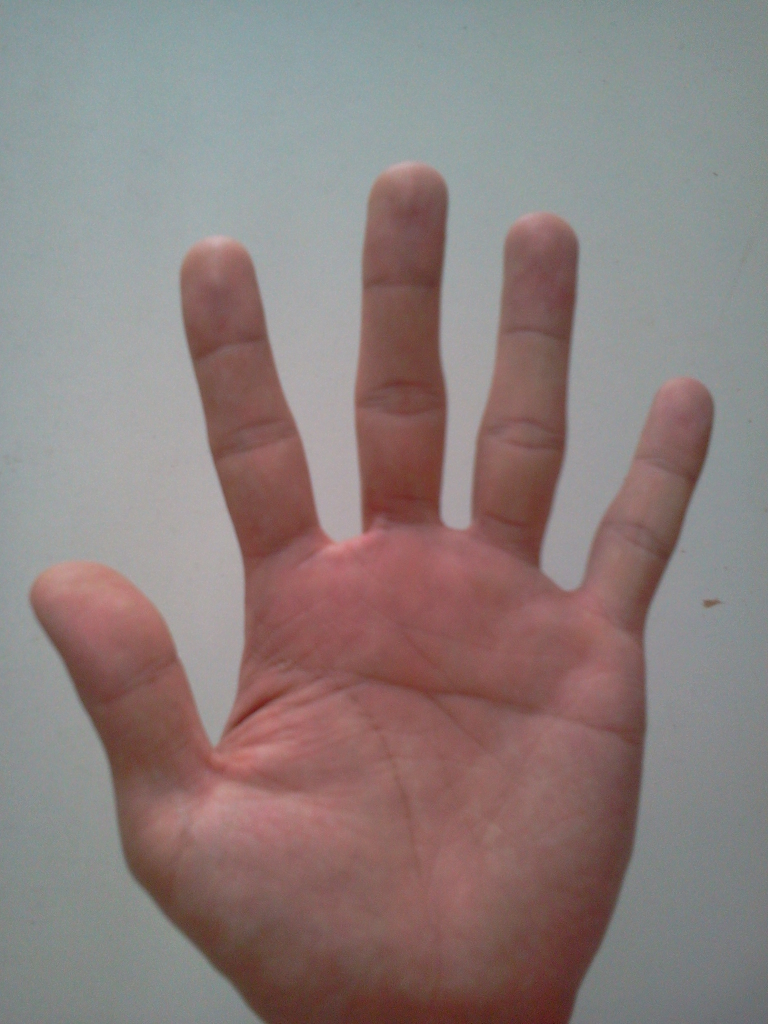
#> input picture recognize/cutout/cutout/hand.jpg, 1536 x 2048 px (shown at 1/2 size)
$ python process_palm.py --image hand.jpg   (older library calls are emulated)
#> lines starting #> are read from the running program, lines starting #| are printed output that depends on the picture; after the words box and inside, x2 and y2 are one past the last pixel; in counts of white or black regions, pixels touching at a corner belong together; long printed decimals are rounded
#> in main, img is the input picture: shape (2048, 1536, 3); mean B, G, R 125.1, 126.8, 140.4
#-*-coding:utf-8-*-
import cv2, imutils as im, argparse
import numpy as np
import math

def process_image(img):
    CORRECTION_NEEDED = False
    # Define lower and upper bounds of skin areas in YCrCb colour space.
    lower = np.array([0, 139, 60], np.uint8)
    upper = np.array([255, 180, 127], np.uint8)
    # convert img into 300*x large
    r = 300.0 / img.shape[1]
#> r = 0.195
    print(r)
#| 0.1953
    dim = (300, int(img.shape[0] * r))
#> dim = (300, 400)
    #img = cv2.resize(img, dim, interpolation=cv2.INTER_AREA)
    original = img.copy()

    # Extract skin areas from the image and apply thresholding
    ycrcb = cv2.cvtColor(img, cv2.COLOR_BGR2YCR_CB)
#> ycrcb: shape (2048, 1536, 3); mean of channels 0, 1, 2 130.6, 135, 124.9

    mask = cv2.inRange(ycrcb, lower, upper)
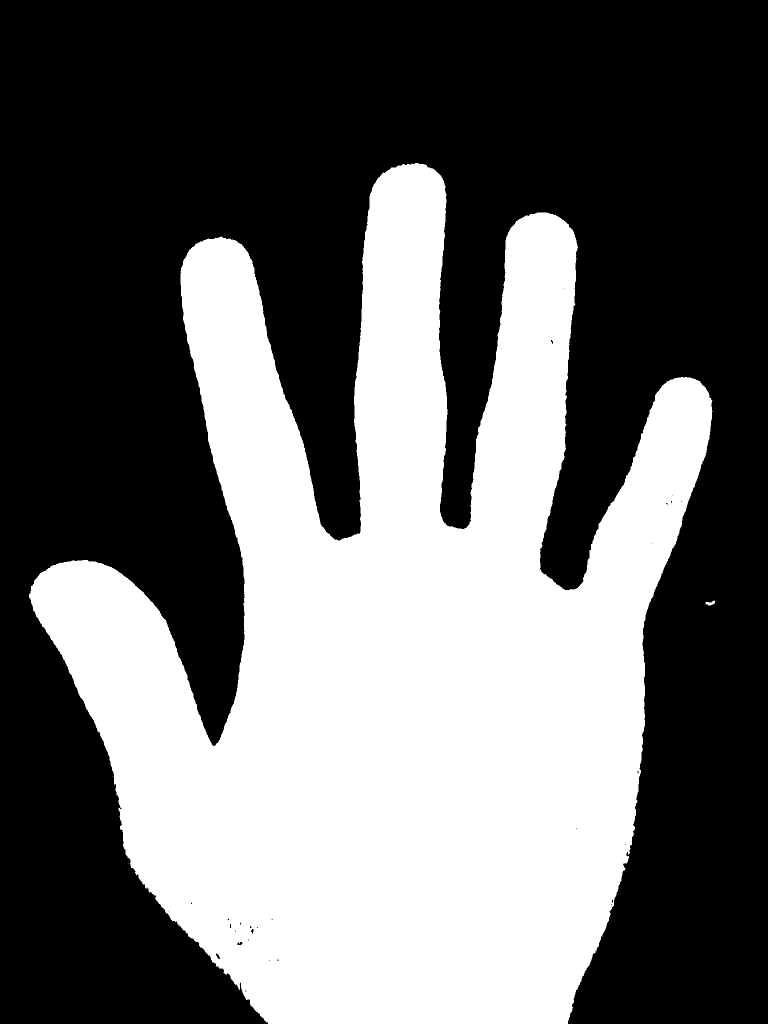
#> mask: shape (2048, 1536) (shown at 1/2 size); 40.7% white; 3 white regions (1 under 20 px)
    skin = cv2.bitwise_and(ycrcb, ycrcb, mask=mask)
#> skin: shape (2048, 1536, 3); mean of channels 0, 1, 2 41.4, 60.9, 48.2
    _, black_and_white = cv2.threshold(mask, 127, 255, 0)

    # Find contours from the thresholded image
    _, contours, _ = cv2.findContours(black_and_white, cv2.RETR_TREE, cv2.CHAIN_APPROX_SIMPLE)
#> contours = 32 contours, 25 with area under 20; largest, box (x1, y1, x2, y2) and area: (58, 326, 1425, 2048) 1275364, (1411, 1201, 1430, 1211) 88, (474, 1883, 486, 1891) 60, (431, 1906, 441, 1919) 59, (501, 1857, 508, 1869) 42, (1101, 679, 1107, 689) 28, (459, 1847, 463, 1857) 25

    # Get the maximum contour. It is usually the hand.
    length = len(contours)
#> length = 32
    maxArea = -1
    final_Contour = np.zeros(img.shape, np.uint8)
    # print(final_Contour)
    if length > 0:
        for i in range(length):
            temp = contours[i]
            area = cv2.contourArea(temp)
            if area > maxArea:
                maxArea = area
                ci = i
#> this loop made 32 passes
#> (area, maxArea) on passes 2 to 3: (88, 88), (1275364.5, 1275364.5)
#> area on passes 7, 8, 11, 14, 31: 59, 60, 41.5, 25, 28.5
#> after the loop, ci = 2; maxArea = 1275364.5
        largest_contour = contours[ci]
#> largest_contour = contour of 3834 points, box (x1, y1, x2, y2) (58, 326, 1425, 2048), area 1275364

    # print(largest_contour)
    # Draw it on the image, in case you need to see the ellipse.
    cv2.drawContours(final_Contour, [largest_contour], 0, (0, 255, 0), 2)
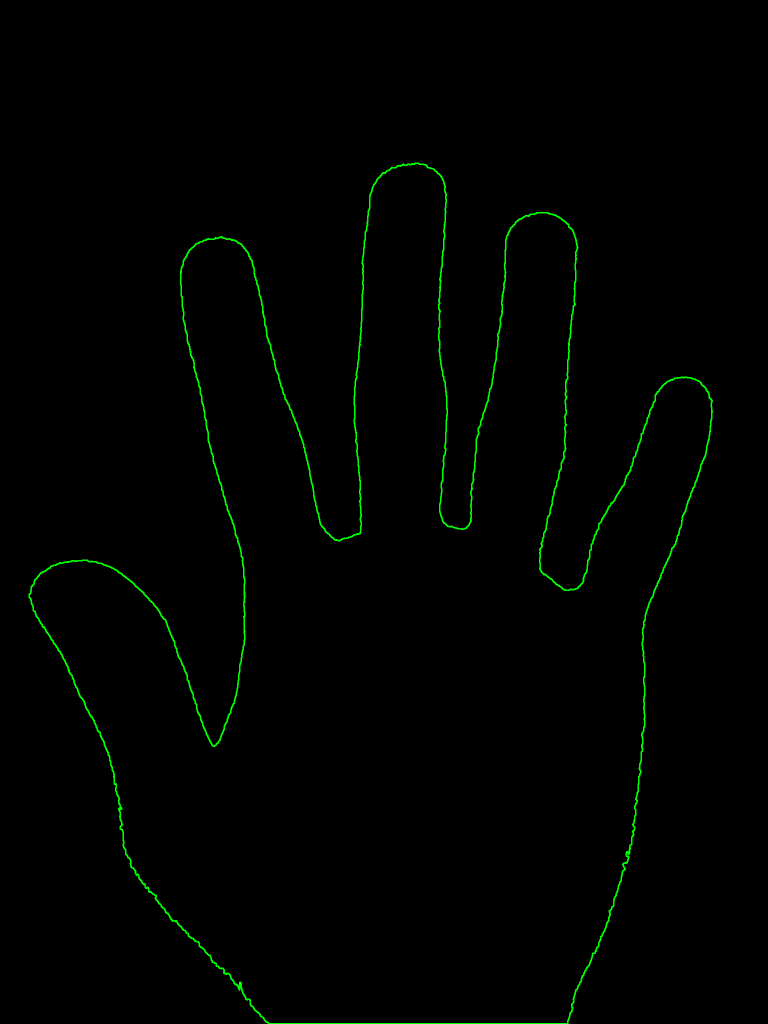
#> final_Contour: shape (2048, 1536, 3) (shown at 1/2 size); mean of channels 0, 1, 2 0, 2.5, 0; drawn as B, G, R

    # Get the angle of inclination
    ellipse = _, _, angle = cv2.fitEllipse(largest_contour)
#> ellipse = ((777.5, 1280.9), (1157.9, 1651.1), 1.85); angle = 1.85

    # original = cv2.bitwise_and(original, original, mask=black_and_white)

    # Vertical adjustment correction
    '''
    This variable is used when the result of hand segmentation is upside down. Will change it to 0 or 180 to correct the actual angle.
    The issue arises because the angle is returned only between 0 and 180, rather than 360.
    '''
    vertical_adjustment_correction = 0
    if CORRECTION_NEEDED: vertical_adjustment_correction = 180

    # Rotate the image to get hand upright
    if angle >= 90:
        black_and_white = im.rotate_bound(black_and_white, vertical_adjustment_correction + 180 - angle)
        original = im.rotate_bound(original, vertical_adjustment_correction + 180 - angle)
        final_Contour = im.rotate_bound(original, vertical_adjustment_correction + 180 - angle)
    else:
        black_and_white = im.rotate_bound(black_and_white, vertical_adjustment_correction - angle)
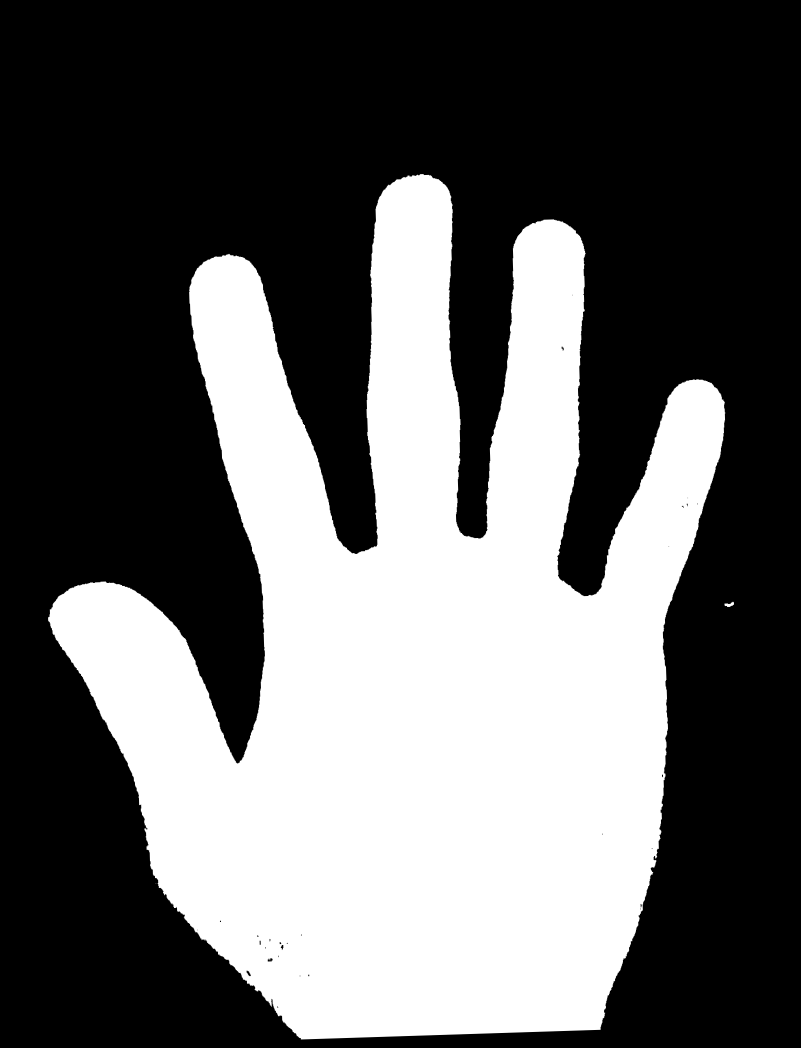
#> black_and_white: shape (2096, 1601) (shown at 1/2 size); min 0, max 255, mean 97.2
        original = im.rotate_bound(original, vertical_adjustment_correction - angle)
        final_Contour = im.rotate_bound(final_Contour, vertical_adjustment_correction - angle)
#> final_Contour: shape (2096, 1601, 3)

    original = cv2.bitwise_and(original, original, mask=black_and_white)
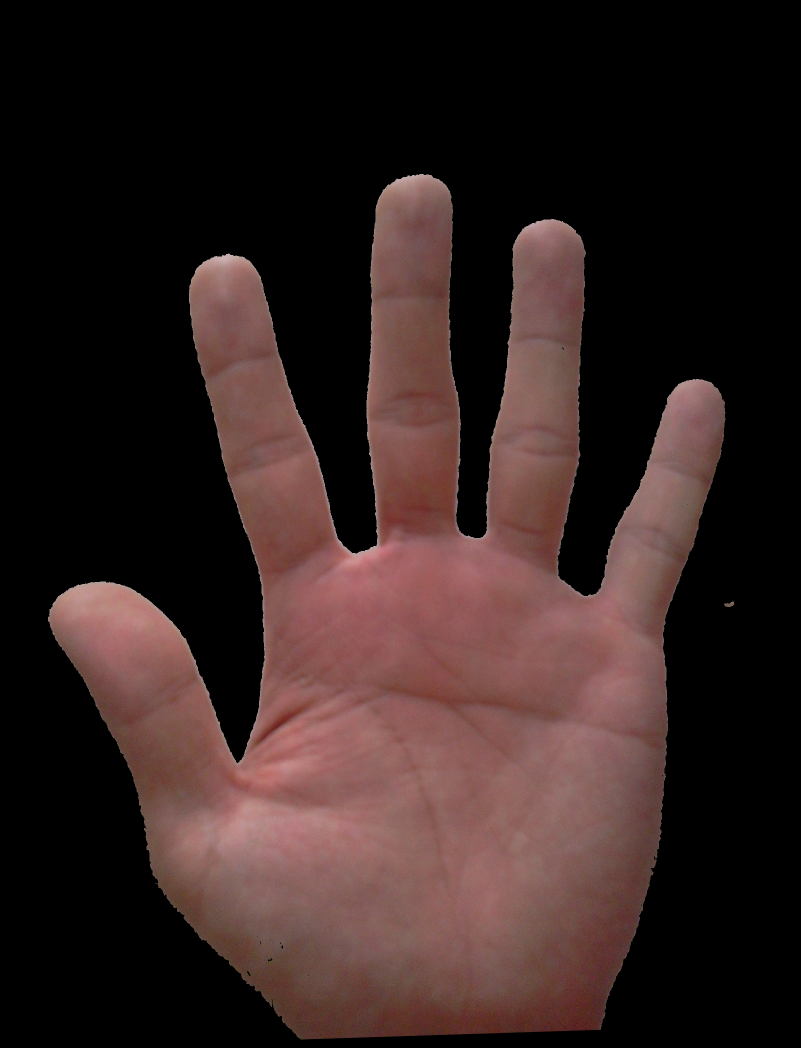
#> original: shape (2096, 1601, 3) (shown at 1/2 size); mean B, G, R 32.5, 34.3, 50.7
    cv2.imshow('Extracted Hand', final_Contour)
    cv2.imwrite('contour.jpg',final_Contour)
    #cv2.imshow('Original image', original)

    # 求手掌中心
    # 参考至http://answers.opencv.org/question/180668/how-to-find-the-center-of-one-palm-in-the-picture/
    # 因为已经是黑白的，所以省略这一句
    # cv2.threshold(black_and_white, black_and_white, 200, 255, cv2.THRESH_BINARY)

    distance = cv2.distanceTransform(black_and_white, cv2.DIST_L2, 5, cv2.CV_32F)
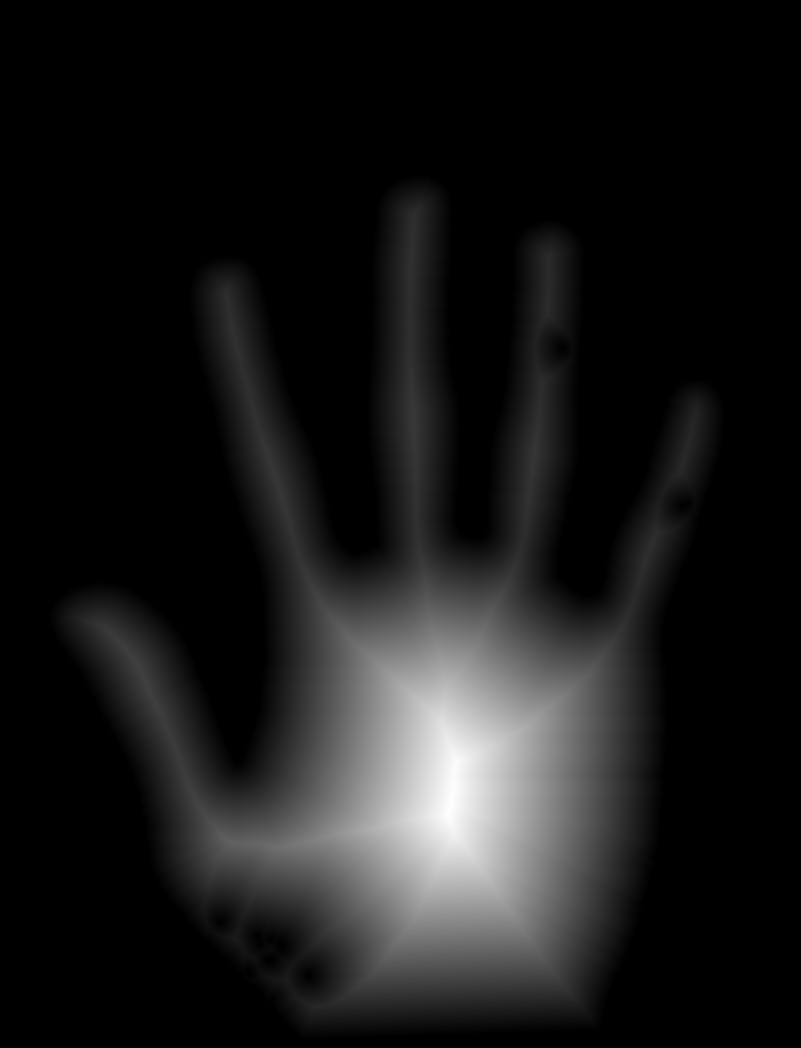
#> distance: shape (2096, 1601) float32 (shown at 1/2 size); min 0, max 422.8, mean 40.7; drawn with min black and max white
    # Calculates the distance to the closest zero pixel for each pixel of the source image.
    maxdist = 0
    # rows,cols = img.shape
    for i in range(distance.shape[0]):
        for j in range(distance.shape[1]):
            # 先扩展一下访问像素的 .at 的用法：
            # cv::mat的成员函数： .at(int y， int x)
            # 可以用来存取图像中对应坐标为（x，y）的元素坐标。
            # 但是在使用它时要注意，在编译期必须要已知图像的数据类型.
            # 这是因为cv::mat可以存放任意数据类型的元素。因此at方法的实现是用模板函数来实现的。
            dist = distance[i][j]
            if maxdist < dist:
                x = j
                y = i
                maxdist = dist
#> after the loop, maxdist = 422.8; x = 901; y = 1611
    # 得到手掌中心并画出最大内切圆
    final_img = original.copy()
    #cv2.circle(original, (x, y), maxdist, (255, 100, 255), 1, 8, 0)
    half_slide = maxdist * math.cos(math.pi / 4)
#> half_slide = 298.9
    (left, right, top, bottom) = ((x - half_slide), (x + half_slide), (y - half_slide), (y + half_slide))
#> left = 602.1; right = 1199.9; top = 1312.1; bottom = 1909.9
    p1 = (int(left), int(top))
#> p1 = (602, 1312)
    p2 = (int(right), int(bottom))
#> p2 = (1199, 1909)
    #cv2.rectangle(original, p1, p2, (77, 255, 9), 1, 1)
    final_img = final_img[int(top):int(bottom),int(left):int(right)]
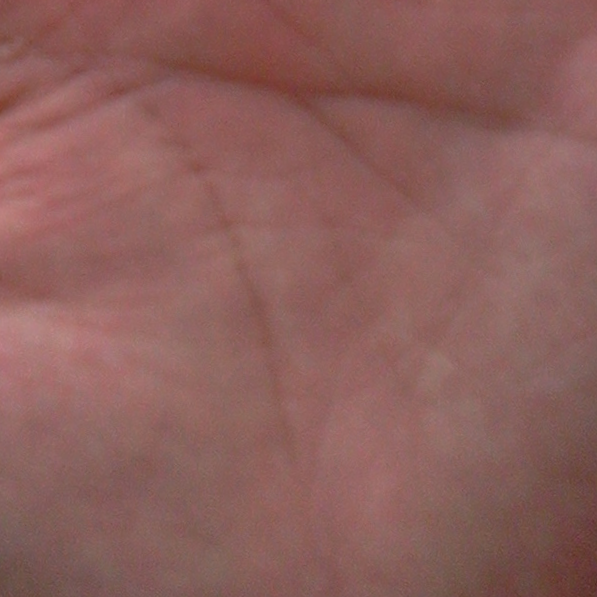
#> final_img: shape (597, 597, 3); mean B, G, R 91.5, 95.6, 140
    cv2.imshow('palm image', original)
    cv2.imwrite('cutout.jpg',original)
    return final_img

def main():
    ap = argparse.ArgumentParser()
    ap.add_argument('-i', '--image', help='Supply image to the program')
    args = vars(ap.parse_args())

    CORRECTION_NEEDED, IMAGE_FILE = False, './hand.jpg'

    if args.get('image'): IMAGE_FILE = args.get('image')

    # Read image
    img = cv2.imread(IMAGE_FILE)
    final_image = process_image(img)
    cv2.imshow('output', final_image)
    cv2.imwrite('hand1.jpg',final_image)
    cv2.waitKey(0)

if __name__ == '__main__':
    main()
